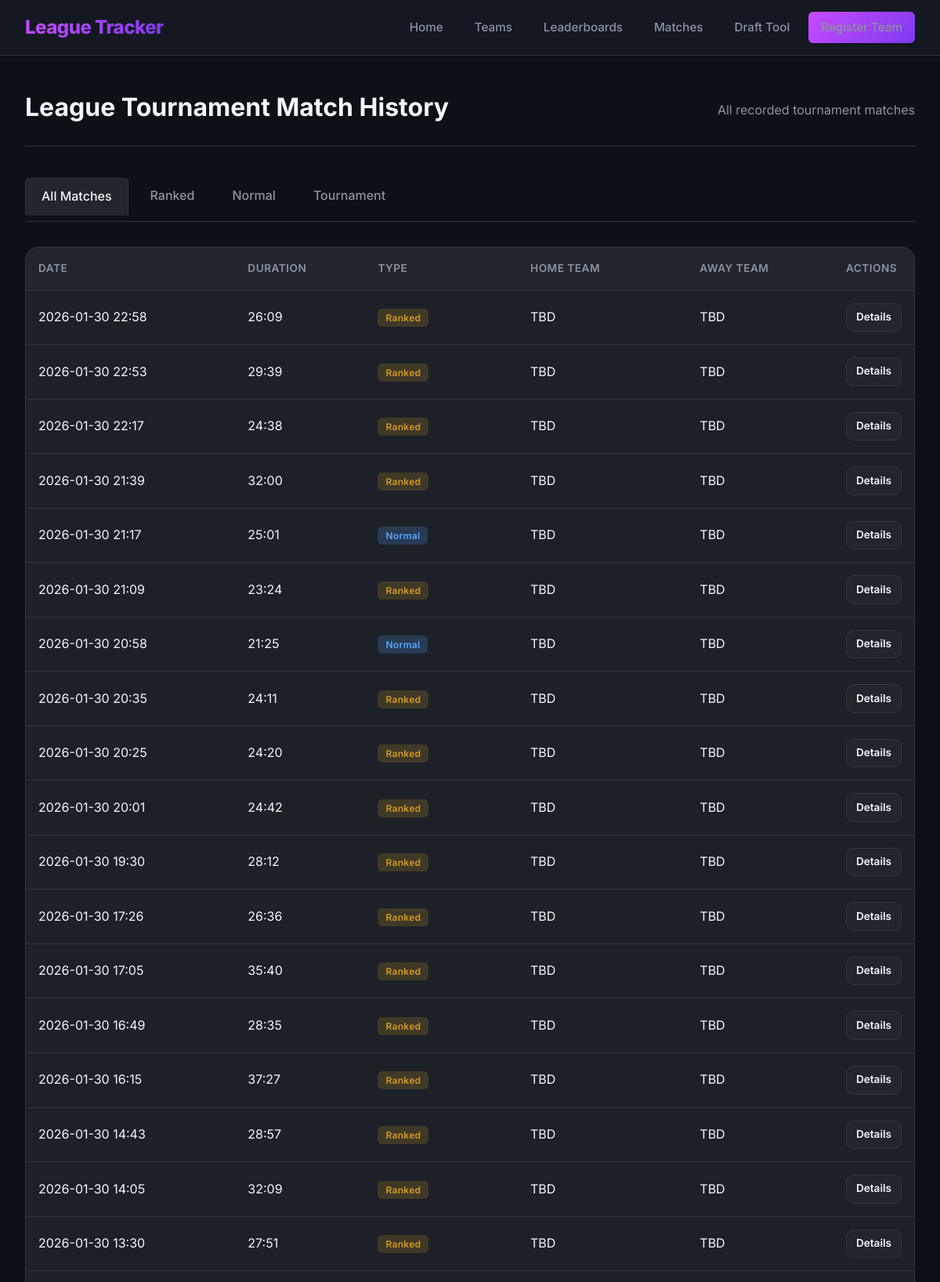
/league/matches (upper part), run on the app's committed database.
### league_tracker/src/database/__init__.py (models this page shows, shortened)
class Match(db.Model):
    __tablename__ = 'match'
    id = db.Column(db.Integer, primary_key=True)
    match_id = db.Column(db.String(50), unique=True, nullable=False)
    game_duration = db.Column(db.Integer)  # in seconds
    game_version = db.Column(db.String(20))
    game_creation = db.Column(db.BigInteger)  # timestamp in ms
    queue_id = db.Column(db.Integer)
    created_at = db.Column(db.DateTime, default=db.func.current_timestamp())
    home_team_id = db.Column(db.Integer, db.ForeignKey('teams.id'), nullable=True)
    away_team_id = db.Column(db.Integer, db.ForeignKey('teams.id'), nullable=True)

### league_tracker/app.py (the view)
    @app.route('/league/matches')
    def league_matches():
        limit = request.args.get('limit', 50, type=int)
        queue_type = request.args.get('type', None)
        league_matches = StatsCalculator.get_league_matches(limit=limit, queue_type=queue_type)
        return render_template('league_matches.html',
                             matches=league_matches,
                             queue_type=queue_type,
                             format_duration=StatsCalculator.format_duration,
                             format_timestamp=StatsCalculator.format_timestamp)

### league_tracker/src/database/__init__.py (called while the page is built)
    def to_dict(self):
        return {
            'id': self.id,
            'puuid': self.puuid,
            'champion_id': self.champion_id,
            'champion_name': self.champion_name,
            'team_id': self.team_id,
            'win': self.win,
            'kills': self.kills,
            'deaths': self.deaths,
            'assists': self.assists,
            'kda': self.kda,
            'gold_earned': self.gold_earned,
            'cs': self.cs,
            'vision_score': self.vision_score
        }

### league_tracker/src/utils/stats_calculator.py (called while the page is built)
    @staticmethod
    def format_duration(seconds: int) -> str:
        minutes = seconds // 60
        secs = seconds % 60
        return f"{minutes}:{secs:02d}"

    @staticmethod
    def format_timestamp(timestamp_ms: int) -> str:
        timestamp_s = timestamp_ms // 1000
        return datetime.fromtimestamp(timestamp_s).strftime('%Y-%m-%d %H:%M')

### league_tracker/templates/league_matches.html (shortened to what this page needs)
{% extends "base.html" %}
{% block content %}
<div class="page-header">
    <h1>League Tournament Match History</h1>
    <p style="color: var(--text-secondary); margin-top: 0.5rem;">All recorded tournament matches</p>
</div>
<div class="match-type-tabs">
    <a href="{{ url_for('league_matches', type='all') }}"
       class="tab {{ 'active' if not queue_type or queue_type == 'all' }}">
        All Matches
    </a>
    <a href="{{ url_for('league_matches', type='ranked') }}"
       class="tab {{ 'active' if queue_type == 'ranked' }}">
        Ranked
    </a>
    <a href="{{ url_for('league_matches', type='normal') }}"
       class="tab {{ 'active' if queue_type == 'normal' }}">
        Normal
    </a>
    <a href="{{ url_for('league_matches', type='tournament') }}"
       class="tab {{ 'active' if queue_type == 'tournament' }}">
        Tournament
    </a>
</div>
{% if matches %}
<div class="matches-table">
    <table class="data-table">
        <thead>
            <tr>
                <th>Date</th>
                <th>Duration</th>
                <th>Type</th>
                <th>Home Team</th>
                <th>Away Team</th>
                <th style="width: 100px;">Actions</th>
            </tr>
        </thead>
        <tbody>
            {% for match in matches %}
            <tr>
                <td>{{ format_timestamp(match.game_creation) }}</td>
                <td>{{ format_duration(match.game_duration) }}</td>
                <td>
                    {% if match.queue_id == 0 %}
                    <span class="queue-badge tournament">Tournament</span>
                    {% elif match.queue_id in [420, 440] %}
                    <span class="queue-badge ranked">Ranked</span>
                    {% else %}
                    <span class="queue-badge normal">Normal</span>
                    {% endif %}
                </td>
                <td>{{ match.home_team or 'TBD' }}</td>
                <td>{{ match.away_team or 'TBD' }}</td>
                <td>
                    <a href="{{ url_for('match_detail', match_id=match.match_id) }}" class="btn btn-secondary" style="padding: 0.4rem 0.75rem; font-size: 0.85rem;">
                        Details
                    </a>
                </td>
            </tr>
            {% endfor %}
        </tbody>
    </table>
</div>
{% else %}
<div class="empty-state">
    <h2>No Matches Yet</h2>
    <p>Matches will automatically appear here when players participate in games.</p>
</div>
{% endif %}
{% endblock %}

### league_tracker/static/style.css (style rules this page uses)
* { margin: 0; padding: 0; box-sizing: border-box; }
:root { --bg-primary: #0d1117; --bg-secondary: #161b22; --bg-tertiary: #21262d; --bg-card: #1c2128; --border-color: #30363d; --text-primary: #f0f6fc; --text-secondary: #8b949e; --text-muted: #6e7681; --accent-primary: #c84bff; --accent-secondary: #7c3aed; --accent-gradient: linear-gradient(135deg, #c84bff 0%, #7c3aed 100%); --success: #3fb950; --warning: #d29922; --error: #f85149; --font-main: 'Inter', -apple-system, BlinkMacSystemFont, sans-serif; --font-mono: 'JetBrains Mono', monospace; --shadow-sm: 0 1px 2px rgba(0, 0, 0, 0.3); --shadow-md: 0 4px 12px rgba(0, 0, 0, 0.4); --shadow-lg: 0 8px 24px rgba(0, 0, 0, 0.5); --shadow-glow: 0 0 20px rgba(200, 75, 255, 0.3); --transition-fast: 0.15s ease; --transition-normal: 0.3s ease; --radius-sm: 6px; --radius-md: 10px; --radius-lg: 16px; --radius-xl: 24px; }
body { font-family: var(--font-main); background-color: var(--bg-primary); color: var(--text-primary); line-height: 1.6; min-height: 100vh; }
a { color: var(--accent-primary); text-decoration: none; transition: color var(--transition-fast); }
.btn { display: inline-flex; align-items: center; justify-content: center; gap: 0.5rem; padding: 0.625rem 1.25rem; border-radius: var(--radius-md); font-weight: 600; font-size: 0.95rem; cursor: pointer; border: none; text-decoration: none; transition: all var(--transition-fast); font-family: var(--font-main); }
.btn-secondary { background-color: var(--bg-tertiary); color: var(--text-primary); border: 1px solid var(--border-color); }
.page-header { display: flex; justify-content: space-between; align-items: center; margin-bottom: 2.5rem; padding-bottom: 1.5rem; border-bottom: 1px solid var(--border-color); }
.page-header h1 { margin: 0; border: none; padding: 0; font-size: 2rem; font-weight: 700; }
.page-header h1::before { display: none; }

### league_tracker/templates/league_matches.html (style rules this page uses)
.match-type-tabs { display: flex; gap: 0.5rem; margin-bottom: 2rem; border-bottom: 1px solid var(--border-color); padding-bottom: 0.5rem; }
.tab { padding: 0.625rem 1.25rem; border-radius: var(--radius-sm) var(--radius-sm) 0 0; color: var(--text-secondary); text-decoration: none; font-weight: 500; transition: all var(--transition-fast); }
.tab.active { color: var(--text-primary); background-color: var(--bg-tertiary); border: 1px solid var(--border-color); border-bottom: 1px solid var(--bg-tertiary); margin-bottom: -1px; }
.queue-badge { padding: 0.25rem 0.625rem; border-radius: var(--radius-sm); font-size: 0.75rem; font-weight: 600; letter-spacing: 0.3px; }
.queue-badge.ranked { background: rgba(210, 153, 34, 0.2); color: var(--warning); }
.queue-badge.normal { background: rgba(88, 166, 255, 0.2); color: #58a6ff; }
.data-table { width: 100%; border-collapse: separate; border-spacing: 0; background: var(--bg-card); border-radius: var(--radius-lg); overflow: hidden; border: 1px solid var(--border-color); }
.data-table th, .data-table td { padding: 1rem; text-align: left; border-bottom: 1px solid var(--border-color); }
.data-table th { background: var(--bg-tertiary); font-weight: 600; font-size: 0.85rem; text-transform: uppercase; letter-spacing: 0.5px; color: var(--text-secondary); }
.data-table tbody tr { transition: background-color var(--transition-fast); }

### data on the page
Match: game_creation "2026-01-30 22:58", game_duration "26:09", queue_id "Ranked", home_team "TBD", away_team "TBD"
Match: game_creation "2026-01-30 22:53", game_duration "29:39", queue_id "Ranked", home_team "TBD", away_team "TBD"
Match: game_creation "2026-01-30 22:17", game_duration "24:38", queue_id "Ranked", home_team "TBD", away_team "TBD"
Match: game_creation "2026-01-30 21:39", game_duration "32:00", queue_id "Ranked", home_team "TBD", away_team "TBD"
Match: game_creation "2026-01-30 21:17", game_duration "25:01", queue_id "Normal", home_team "TBD", away_team "TBD"
Match: game_creation "2026-01-30 21:09", game_duration "23:24", queue_id "Ranked", home_team "TBD", away_team "TBD"
Match: game_creation "2026-01-30 20:58", game_duration "21:25", queue_id "Normal", home_team "TBD", away_team "TBD"
Match: game_creation "2026-01-30 20:35", game_duration "24:11", queue_id "Ranked", home_team "TBD", away_team "TBD"
Match: game_creation "2026-01-30 20:25", game_duration "24:20", queue_id "Ranked", home_team "TBD", away_team "TBD"
Match: game_creation "2026-01-30 20:01", game_duration "24:42", queue_id "Ranked", home_team "TBD", away_team "TBD"
Match: game_creation "2026-01-30 19:30", game_duration "28:12", queue_id "Ranked", home_team "TBD", away_team "TBD"
Match: game_creation "2026-01-30 17:26", game_duration "26:36", queue_id "Ranked", home_team "TBD", away_team "TBD"
Match: game_creation "2026-01-30 17:05", game_duration "35:40", queue_id "Ranked", home_team "TBD", away_team "TBD"
Match: game_creation "2026-01-30 16:49", game_duration "28:35", queue_id "Ranked", home_team "TBD", away_team "TBD"
Match: game_creation "2026-01-30 16:15", game_duration "37:27", queue_id "Ranked", home_team "TBD", away_team "TBD"
Match: game_creation "2026-01-30 14:43", game_duration "28:57", queue_id "Ranked", home_team "TBD", away_team "TBD"
Match: game_creation "2026-01-30 14:05", game_duration "32:09", queue_id "Ranked", home_team "TBD", away_team "TBD"
Match: game_creation "2026-01-30 13:30", game_duration "27:51", queue_id "Ranked", home_team "TBD", away_team "TBD"
